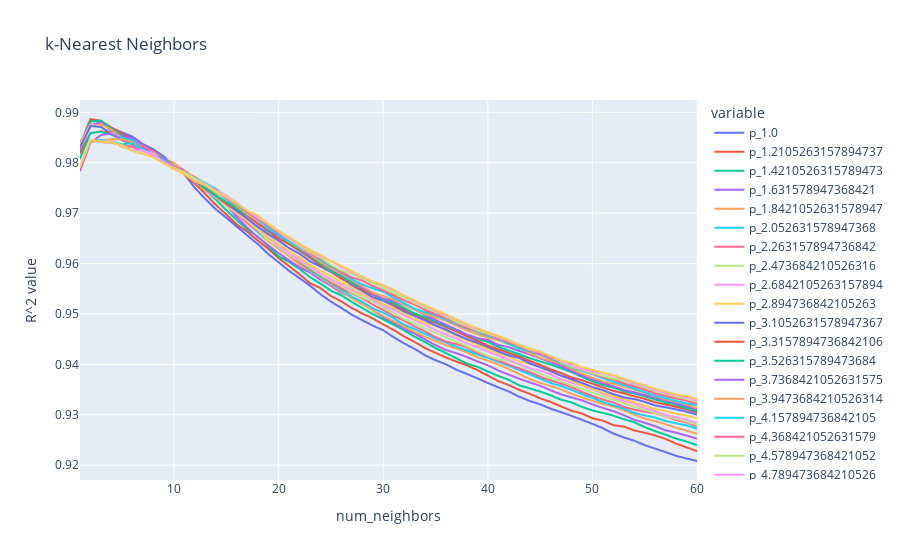

The notebook cell this image was saved under:
### Markdown cell above
### k-Nearest Neighbors

### Code cell
pipe_knn = Pipeline([
    ('scaler', preprocessing.StandardScaler()), 
    ('classifier', KNeighborsRegressor())
])


num_neighbors = np.linspace(1, 60, 60, endpoint=True, dtype=int)
p_values = np.linspace(1, 5, 20, endpoint=True)


params = {
    'classifier__p': p_values,
    'classifier__n_neighbors': num_neighbors
}
                   
with warnings.catch_warnings():
    warnings.simplefilter("ignore")
    
    print(f"\n\nRunning {CROSS_FOLDS * len(p_values) * len(num_neighbors)} models .....\n\n" )
    
    search = GridSearchCV(estimator=pipe_knn,
                          param_grid=params,
                          scoring = PERFORMANCE_METRIC,
                          n_jobs = PARALLELIZATION,
                          cv = CROSS_FOLDS)

    search.fit(X_train, Y_train)




scores_mean = search.cv_results_['mean_test_score'].reshape(len(num_neighbors),
                                                          len(p_values))

knn_performance = pd.DataFrame({
    "num_neighbors" : num_neighbors
})

for idx, val in enumerate(p_values):
    p_str = "p_" + str(val)
    knn_performance[p_str] = scores_mean[:,idx]
    
fig = px.line(knn_performance, x="num_neighbors",
                  y=[col for col in knn_performance.columns if 'p_' in col],
                 title="k-Nearest Neighbors").update_layout(
    yaxis_title="R^2 value"
)
fig.show()





print(f"The best performing k-Nearest Neighbors model looked at {search.best_params_['classifier__n_neighbors']}" + 
     f" neighboring data points\n" +
     f"using the L{search.best_params_['classifier__p']} metric (i.e. the distance between points x and y " + 
      f" is |x^{search.best_params_['classifier__p']} - y^{search.best_params_['classifier__p']}|^(1/{search.best_params_['classifier__p']}))" +
     "\nThis gave a mean R^2 score of " +
     f"{search.best_score_} across the {CROSS_FOLDS} folds of the training data.\n")


print("\n\n")
print('Training set score: ' + str(search.score(X_train, Y_train)))
print('Test set score: ' + str(search.score(X_test, Y_test)))
